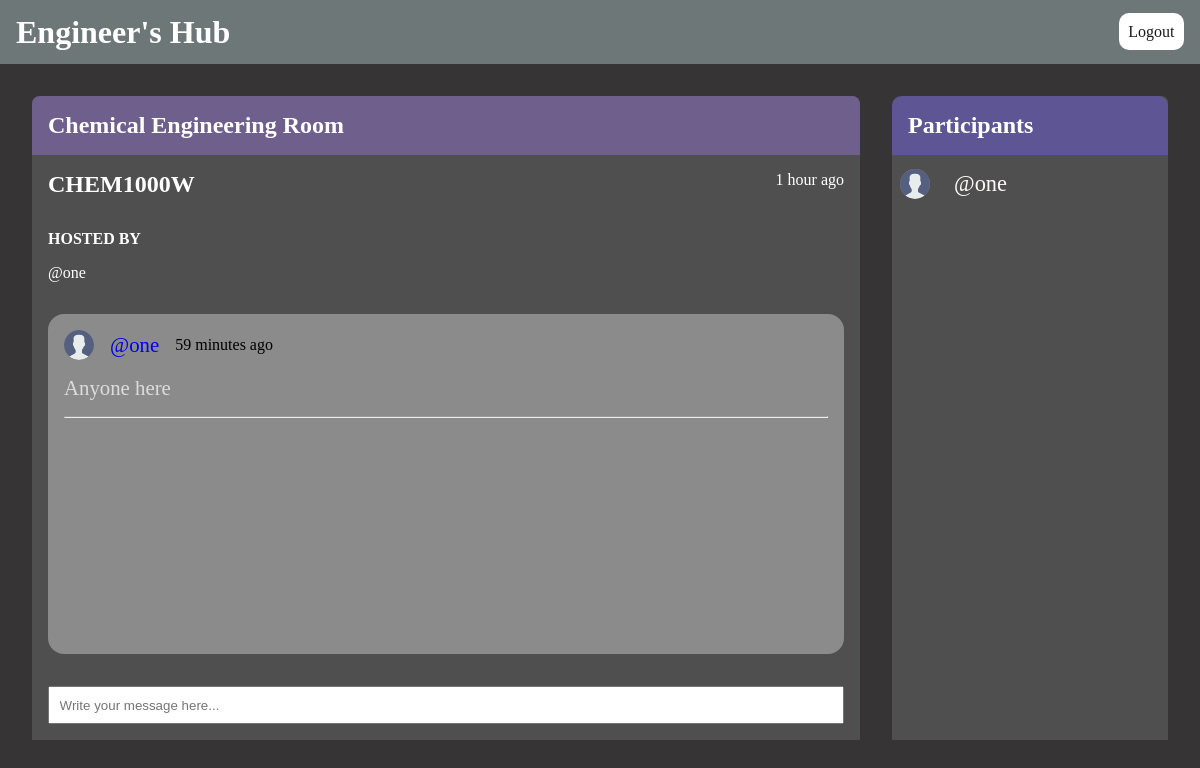
The page /room/1/ on the database its author committed.
### handle_app/models.py (models this page shows, shortened)
class Room(models.Model):
    host = models.ForeignKey(User, on_delete=models.SET_NULL, null=True, related_name='host_rooms')
    topic = models.ForeignKey(Topic, on_delete=models.SET_NULL, null=True, related_name='room_topic')
    name = models.CharField(max_length=140)
    description = models.TextField(null=True, blank=True)
    participants = models.ManyToManyField(User, related_name='participants', blank=True)
    created = models.DateTimeField(auto_now_add=True)
    updated = models.DateTimeField(auto_now=True)
    class Meta:
        ordering = ['-updated', '-created']

class Topic(models.Model):
    name = models.CharField(max_length=200)
    def __str__(self):
        return self.name

class User(AbstractUser):
    email = models.EmailField(unique=True)
    bio = models.TextField(max_length=250, null=True, blank=True)
    avatar = models.ImageField(null=True, default='avatar.svg')
    USERNAME_FIELD = 'email'
    REQUIRED_FIELDS = []

class Message(models.Model):
    user = models.ForeignKey(User, on_delete=models.CASCADE, related_name='host_messages')
    room = models.ForeignKey(Room, on_delete=models.SET_NULL, null=True, related_name='room_messages')
    body = models.TextField(null=True)
    created = models.DateTimeField(auto_now_add=True)
    updated = models.DateTimeField(auto_now=True)
    class Meta:
        ordering = ['-updated', '-created']

### handle_app/views.py (the view, shortened to what this page needs)
# urls.py: path('room/<int:pk>/', views.roomDetailPage, name='room-detail'),
def roomDetailPage(request, pk):
    room = Room.objects.get(pk=pk)
    room_messages = room.room_messages.all()
    participants = room.participants.all()
    all_rooms = Room.objects.all()
    context = {
        'all_rooms': all_rooms,
        'room': room,
        'messages': room_messages,
        'participants': participants,
    }
    return render(request, 'handle/room_detail.html', context)

### handle_app/templates/handle/room_detail.html (shortened to what this page needs)
<!DOCTYPE html>
{% load static %}
<html lang="en">
<head>
    <link rel="stylesheet" href="{% static 'handles/room_detail.css' %}">
</head>
<body>
    <header>
        <h1><a href="{% url 'rooms' %}">Engineer's Hub</a></h1>
        <p class="logout"><a href="{% url 'logout' %}">Logout</a></p>
    </header>
    <main>
        <section class="conversation">
            <section class="room_info">
                <h1 class="title">{{ room.topic }} Engineering Room</h1>
                <article class="room_date">
                    <h1>{{ room.name }}</h1>
                    <p>{{ room.created|timesince }} ago</p>
                </article>
                <article class="admin">
                    <h4>HOSTED BY</h4>
                     <a href="{% url 'profile' room.host.id %}"><p>@{{ room.host.username }}</p></a>
                </article>
            </section>
            <section class="chat_container">
                <section class="chat_box">
                    {% for message in messages %}
                        <articlec class="user">
                            <figure class="image_con">
                                <img src="{{ message.user.avatar.url }}" class="image_feed image">
                                <p class="name"><a href="{% url 'profile' message.user.id %}">@{{ message.user.username }}</a></p>
                                <p class="time">{{ message.created| timesince }} ago</p>
                            </figure>
                        </articlec>
                        <p class="message">{{ message.body }}</p>
                        <hr class="line">
                    {% endfor %}
                </section>
            </section>
            <section class="write">
                <form method="post" action="">
                    <input type="text" name="body" placeholder="Write your message here...">
                </form>
            </section>
        </section>
        <aside class="participants">
            <h3 class="title">Participants</h3>
            {% for participant in participants %}
                <article class="image_container">
                    <img src="{{ participant.avatar.url }}" class="image_feed image">
                    <a href="{% url 'profile' participant.id %}"><p>@{{ participant.username }}</p></a>
                </article>
            {% endfor %}
        </aside>
    </main>
</body>
</html>

### handle_app/static/handles/room_detail.css (style rules this page uses)
*, *::before, *::after { margin: 0; padding: 0; box-sizing: border-box; }
a { text-decoration: none; }
body { background-color: #363434; max-height: 97vh; }
header { background-color: #6e7777; height: 4rem; padding: 1rem; display: flex; justify-content: space-between; align-items: center; }
header h1 a { color: white; }
header .logout a { color: #1b1b1b; padding: 0.6rem; border-radius: 10px; background-color: white; text-decoration: none; }
main { display: grid; grid-template-columns: 3fr 1fr; gap: 2rem; padding: 2rem; }
.conversation { background-color: #4f4f4f; border-radius: 0.5rem 0.5rem 0 0; }
.room_info .title { padding: 1rem; background-color: #6f5f8d; color: white; font-size: 1.5rem; border-radius: 0.5rem 0.5rem 0 0; }
.room_info .room_date { display: flex; justify-content: space-between; padding: 1rem; }
.room_info .room_date h1 { color: white; font-size: 1.5rem; }
.room_info .room_date p { color: white; }
.room_info .admin { padding: 1rem; display: flex; flex-direction: column; gap: 1rem; }
.room_info .admin h4 { color: white; }
.room_info .admin p { color: white; }
.chat_container { padding: 1rem; }
.chat_box { max-width: 100%; height: 340px; overflow: auto; background-color: #8c8b8b; padding: 1rem; border-radius: 1rem; }
.chat_box .message { margin-bottom: 1rem; color: gainsboro; font-size: 1.3rem; }
.chat_box .line { margin-bottom: 1rem; }
.chat_box .user { display: flex; justify-content: space-between; margin-bottom: 1rem; }
.image_con { display: flex; align-items: center; gap: 0.5rem; }
.image_con .name { color: purple; font-size: 1.3rem; }
.image_con .time { color: black; margin-left: 0.5rem; }
.write { padding: 1rem; }
.write input { padding: 0.6rem; width: 100%; }
.participants { background-color: #4f4f4f; border-radius: 1rem 0.4rem 0 0; }
.participants .title { padding: 1rem; color: white; font-size: 1.5rem; background-color: #5E5694; border-radius: 0.6rem 0.6rem 0 0; }
.participants p { padding: 1rem; color: white; font-size: 1.4rem; }
.image_container { display: flex; align-items: center; }
.image { width: 30px; height: 30px; border-radius: 50%; background-color: gray; margin-right: 0.5rem; }
.image_container .image_feed { margin-left: 0.5rem; }
.image_container p { color: snow; font-size: 1.4rem; }

### rows shown on the page
Room: topic "Chemical", name "CHEM1000W", created "1 hour", host.username "one"
Message: user.avatar (placeholder picture), user.username "one", created "59 minutes", body "Anyone here"
User: avatar (placeholder picture), username "one"
